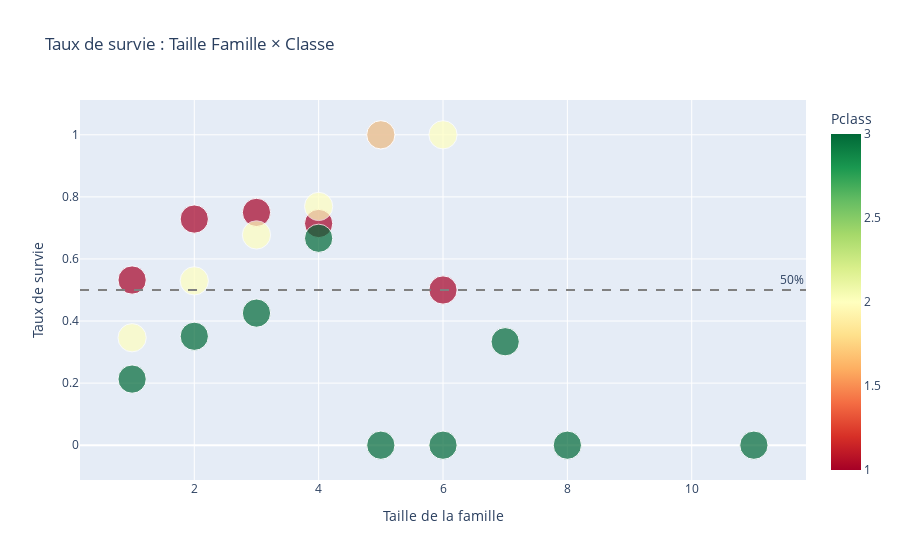

Source (notebook cell):
### Code cell
# ============================================================
# VÉRIFICATION : GRANDES FAMILLES EN CLASSE 3
# ============================================================

print("="*60)
print("🔍 ANALYSE : GRANDES FAMILLES & CLASSE SOCIALE")
print("="*60)

# Définir "grande famille"
data3['Large_Family'] = (data3['FamilySize'] >= 5).astype(int)

print("\n📊 Distribution des grandes familles par classe :")
large_families = data3[data3['Large_Family'] == 1]
print(large_families['Pclass'].value_counts().sort_index())

print("\n💰 Répartition classe pour grandes familles :")
display(large_families.groupby('Pclass').size())

print("\n⚰️ Taux de survie : Grandes familles par classe")
print("="*60)
survival_large = data3[data3['Large_Family'] == 1].groupby('Pclass')['Survived'].agg([
    ('Taux_survie', lambda x: f"{x.mean():.1%}"),
    ('Survivants', 'sum'),
    ('Total', 'count')
])
display(survival_large)

print("\n📊 COMPARAISON : Petites vs Grandes Familles")
print("="*60)
comparison = data3.groupby(['Pclass', 'Large_Family'])['Survived'].agg([
    ('Taux_survie', lambda x: f"{x.mean():.1%}"),
    ('Nombre', 'count')
])
comparison.index = comparison.index.set_levels(['Classe 1', 'Classe 2', 'Classe 3'], level=0)
comparison.index = comparison.index.set_levels(['Petite famille (1-4)', 'Grande famille (5+)'], level=1)
display(comparison)

print("\n🎨 Visualisation interactive :")
# Graphique interactif
survival_by_class_family = data3.groupby(['Pclass', 'FamilySize'])['Survived'].mean().reset_index()

fig = px.scatter(
    survival_by_class_family,
    x='FamilySize',
    y='Survived',
    color='Pclass',
    size=[20]*len(survival_by_class_family),
    title='Taux de survie : Taille Famille × Classe',
    labels={'Survived': 'Taux de survie', 'FamilySize': 'Taille de la famille'},
    color_continuous_scale='RdYlGn'
)
fig.add_hline(y=0.5, line_dash="dash", line_color="gray", annotation_text="50%")
fig.show()

### Figure 1 — Plotly figure (JSON) as saved in the notebook; plotly's stock layout.template omitted (floating-point values rounded to 4 significant figures)
{"data": [{"hovertemplate": "Taille de la famille=%{x}<br>Taux de survie=%{y}<br>size=%{marker.size}<br>Pclass=%{marker.color}<extra></extra>", "legendgroup": "", "marker": {"color": [1, 1, 1, 1, 1, 1, 2, 2, 2, 2, 2, 2, 3, 3, 3, 3, 3, 3, 3, 3, 3], "coloraxis": "coloraxis", "size": [20, 20, 20, 20, 20, 20, 20, 20, 20, 20, 20, 20, 20, 20, 20, 20, 20, 20, 20, 20, 20], "sizemode": "area", "sizeref": 0.05, "symbol": "circle"}, "mode": "markers", "name": "", "orientation": "v", "showlegend": false, "type": "scatter", "x": [1, 2, 3, 4, 5, 6, 1, 2, 3, 4, 5, 6, 1, 2, 3, 4, 5, 6, 7, 8, 11], "xaxis": "x", "y": [0.5321, 0.7286, 0.75, 0.7143, 1, 0.5, 0.3462, 0.5294, 0.6774, 0.7692, 1, 1, 0.213, 0.3509, 0.4255, 0.6667, 0, 0, 0.3333, 0, 0], "yaxis": "y"}], "layout": {"annotations": [{"showarrow": false, "text": "50%", "x": 1, "xanchor": "right", "xref": "x domain", "y": 0.5, "yanchor": "bottom", "yref": "y"}], "coloraxis": {"colorbar": {"title": {"text": "Pclass"}}, "colorscale": [[0, "rgb(165,0,38)"], [0.1, "rgb(215,48,39)"], [0.2, "rgb(244,109,67)"], [0.3, "rgb(253,174,97)"], [0.4, "rgb(254,224,139)"], [0.5, "rgb(255,255,191)"], [0.6, "rgb(217,239,139)"], [0.7, "rgb(166,217,106)"], [0.8, "rgb(102,189,99)"], [0.9, "rgb(26,152,80)"], [1, "rgb(0,104,55)"]]}, "legend": {"itemsizing": "constant", "tracegroupgap": 0}, "shapes": [{"line": {"color": "gray", "dash": "dash"}, "type": "line", "x0": 0, "x1": 1, "xref": "x domain", "y0": 0.5, "y1": 0.5, "yref": "y"}], "title": {"text": "Taux de survie : Taille Famille × Classe"}, "xaxis": {"anchor": "y", "domain": [0, 1], "title": {"text": "Taille de la famille"}}, "yaxis": {"anchor": "x", "domain": [0, 1], "title": {"text": "Taux de survie"}}}}
